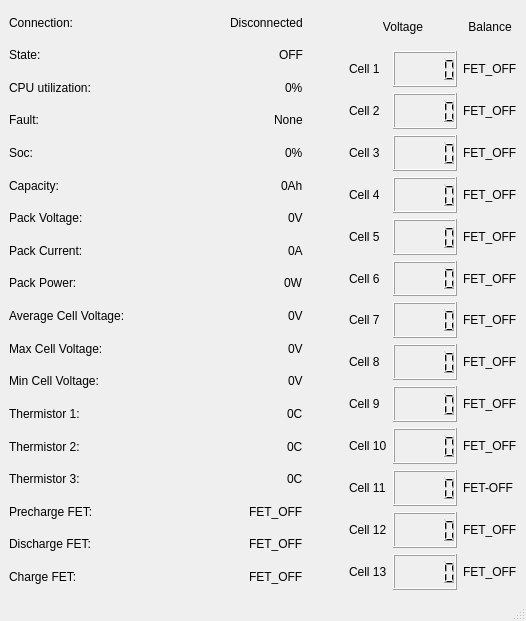
<?xml version="1.0" encoding="UTF-8"?>
<ui version="4.0">
 <class>MainWindow</class>
 <widget class="QMainWindow" name="MainWindow">
  <property name="geometry">
   <rect>
    <x>0</x>
    <y>0</y>
    <width>526</width>
    <height>621</height>
   </rect>
  </property>
  <property name="windowTitle">
   <string>MTB1000 BMS Dashboard</string>
  </property>
  <property name="windowIcon">
   <iconset>
    <normaloff>icon.png</normaloff>icon.png</iconset>
  </property>
  <widget class="QWidget" name="centralwidget">
   <layout class="QHBoxLayout" name="horizontalLayout">
    <item>
     <layout class="QVBoxLayout" name="verticalLayout">
      <item>
       <layout class="QHBoxLayout" name="horizontalLayout_2">
        <item>
         <widget class="QLabel" name="label">
          <property name="text">
           <string>Connection:</string>
          </property>
         </widget>
        </item>
        <item>
         <spacer name="horizontalSpacer">
          <property name="orientation">
           <enum>Qt::Horizontal</enum>
          </property>
          <property name="sizeHint" stdset="0">
           <size>
            <width>40</width>
            <height>20</height>
           </size>
          </property>
         </spacer>
        </item>
        <item>
         <widget class="QLabel" name="connectionLabel">
          <property name="text">
           <string>Disconnected</string>
          </property>
         </widget>
        </item>
       </layout>
      </item>
      <item>
       <layout class="QHBoxLayout" name="horizontalLayout_20">
        <item>
         <widget class="QLabel" name="label_17">
          <property name="text">
           <string>State:</string>
          </property>
         </widget>
        </item>
        <item>
         <spacer name="horizontalSpacer_4">
          <property name="orientation">
           <enum>Qt::Horizontal</enum>
          </property>
          <property name="sizeHint" stdset="0">
           <size>
            <width>40</width>
            <height>20</height>
           </size>
          </property>
         </spacer>
        </item>
        <item>
         <widget class="QLabel" name="stateLabel">
          <property name="text">
           <string>OFF</string>
          </property>
         </widget>
        </item>
       </layout>
      </item>
      <item>
       <layout class="QHBoxLayout" name="horizontalLayout_29">
        <item>
         <widget class="QLabel" name="label_4">
          <property name="text">
           <string>CPU utilization:</string>
          </property>
         </widget>
        </item>
        <item>
         <spacer name="horizontalSpacer_2">
          <property name="orientation">
           <enum>Qt::Horizontal</enum>
          </property>
          <property name="sizeHint" stdset="0">
           <size>
            <width>40</width>
            <height>20</height>
           </size>
          </property>
         </spacer>
        </item>
        <item>
         <widget class="QLabel" name="cpuLabel">
          <property name="text">
           <string>0%</string>
          </property>
         </widget>
        </item>
       </layout>
      </item>
      <item>
       <layout class="QHBoxLayout" name="horizontalLayout_23">
        <item>
         <widget class="QLabel" name="label_20">
          <property name="text">
           <string>Fault:</string>
          </property>
         </widget>
        </item>
        <item>
         <spacer name="horizontalSpacer_5">
          <property name="orientation">
           <enum>Qt::Horizontal</enum>
          </property>
          <property name="sizeHint" stdset="0">
           <size>
            <width>40</width>
            <height>20</height>
           </size>
          </property>
         </spacer>
        </item>
        <item>
         <widget class="QLabel" name="faultLabel">
          <property name="text">
           <string>None</string>
          </property>
         </widget>
        </item>
       </layout>
      </item>
      <item>
       <layout class="QHBoxLayout" name="horizontalLayout_19">
        <item>
         <widget class="QLabel" name="label_2">
          <property name="text">
           <string>Soc:</string>
          </property>
         </widget>
        </item>
        <item>
         <spacer name="horizontalSpacer_6">
          <property name="orientation">
           <enum>Qt::Horizontal</enum>
          </property>
          <property name="sizeHint" stdset="0">
           <size>
            <width>40</width>
            <height>20</height>
           </size>
          </property>
         </spacer>
        </item>
        <item>
         <widget class="QLabel" name="socLabel">
          <property name="text">
           <string>0%</string>
          </property>
         </widget>
        </item>
       </layout>
      </item>
      <item>
       <layout class="QHBoxLayout" name="horizontalLayout_18">
        <item>
         <widget class="QLabel" name="label_18">
          <property name="text">
           <string>Capacity:</string>
          </property>
         </widget>
        </item>
        <item>
         <spacer name="horizontalSpacer_7">
          <property name="orientation">
           <enum>Qt::Horizontal</enum>
          </property>
          <property name="sizeHint" stdset="0">
           <size>
            <width>40</width>
            <height>20</height>
           </size>
          </property>
         </spacer>
        </item>
        <item>
         <widget class="QLabel" name="capacityLabel">
          <property name="text">
           <string>0Ah</string>
          </property>
         </widget>
        </item>
       </layout>
      </item>
      <item>
       <layout class="QHBoxLayout" name="horizontalLayout_43">
        <item>
         <widget class="QLabel" name="label_28">
          <property name="text">
           <string>Pack Voltage:</string>
          </property>
         </widget>
        </item>
        <item>
         <spacer name="horizontalSpacer_8">
          <property name="orientation">
           <enum>Qt::Horizontal</enum>
          </property>
          <property name="sizeHint" stdset="0">
           <size>
            <width>40</width>
            <height>20</height>
           </size>
          </property>
         </spacer>
        </item>
        <item>
         <widget class="QLabel" name="packVoltageLabel">
          <property name="text">
           <string>0V</string>
          </property>
         </widget>
        </item>
       </layout>
      </item>
      <item>
       <layout class="QHBoxLayout" name="horizontalLayout_44">
        <item>
         <widget class="QLabel" name="label_31">
          <property name="text">
           <string>Pack Current:</string>
          </property>
         </widget>
        </item>
        <item>
         <spacer name="horizontalSpacer_9">
          <property name="orientation">
           <enum>Qt::Horizontal</enum>
          </property>
          <property name="sizeHint" stdset="0">
           <size>
            <width>40</width>
            <height>20</height>
           </size>
          </property>
         </spacer>
        </item>
        <item>
         <widget class="QLabel" name="packCurrentLabel">
          <property name="text">
           <string>0A</string>
          </property>
         </widget>
        </item>
       </layout>
      </item>
      <item>
       <layout class="QHBoxLayout" name="horizontalLayout_45">
        <item>
         <widget class="QLabel" name="label_32">
          <property name="text">
           <string>Pack Power:</string>
          </property>
         </widget>
        </item>
        <item>
         <spacer name="horizontalSpacer_10">
          <property name="orientation">
           <enum>Qt::Horizontal</enum>
          </property>
          <property name="sizeHint" stdset="0">
           <size>
            <width>40</width>
            <height>20</height>
           </size>
          </property>
         </spacer>
        </item>
        <item>
         <widget class="QLabel" name="packPowerLabel">
          <property name="text">
           <string>0W</string>
          </property>
         </widget>
        </item>
       </layout>
      </item>
      <item>
       <layout class="QHBoxLayout" name="horizontalLayout_21">
        <item>
         <widget class="QLabel" name="label_21">
          <property name="text">
           <string>Average Cell Voltage:</string>
          </property>
         </widget>
        </item>
        <item>
         <spacer name="horizontalSpacer_11">
          <property name="orientation">
           <enum>Qt::Horizontal</enum>
          </property>
          <property name="sizeHint" stdset="0">
           <size>
            <width>40</width>
            <height>20</height>
           </size>
          </property>
         </spacer>
        </item>
        <item>
         <widget class="QLabel" name="avgCellLabel">
          <property name="text">
           <string>0V</string>
          </property>
         </widget>
        </item>
       </layout>
      </item>
      <item>
       <layout class="QHBoxLayout" name="horizontalLayout_22">
        <item>
         <widget class="QLabel" name="label_22">
          <property name="text">
           <string>Max Cell Voltage:</string>
          </property>
         </widget>
        </item>
        <item>
         <spacer name="horizontalSpacer_12">
          <property name="orientation">
           <enum>Qt::Horizontal</enum>
          </property>
          <property name="sizeHint" stdset="0">
           <size>
            <width>40</width>
            <height>20</height>
           </size>
          </property>
         </spacer>
        </item>
        <item>
         <widget class="QLabel" name="maxCellLabel">
          <property name="text">
           <string>0V</string>
          </property>
         </widget>
        </item>
       </layout>
      </item>
      <item>
       <layout class="QHBoxLayout" name="horizontalLayout_5">
        <item>
         <widget class="QLabel" name="label_19">
          <property name="text">
           <string>Min Cell Voltage:</string>
          </property>
         </widget>
        </item>
        <item>
         <spacer name="horizontalSpacer_13">
          <property name="orientation">
           <enum>Qt::Horizontal</enum>
          </property>
          <property name="sizeHint" stdset="0">
           <size>
            <width>40</width>
            <height>20</height>
           </size>
          </property>
         </spacer>
        </item>
        <item>
         <widget class="QLabel" name="minCellLabel">
          <property name="text">
           <string>0V</string>
          </property>
         </widget>
        </item>
       </layout>
      </item>
      <item>
       <layout class="QHBoxLayout" name="horizontalLayout_28">
        <item>
         <widget class="QLabel" name="label_24">
          <property name="text">
           <string>Thermistor 1:</string>
          </property>
         </widget>
        </item>
        <item>
         <spacer name="horizontalSpacer_14">
          <property name="orientation">
           <enum>Qt::Horizontal</enum>
          </property>
          <property name="sizeHint" stdset="0">
           <size>
            <width>40</width>
            <height>20</height>
           </size>
          </property>
         </spacer>
        </item>
        <item>
         <widget class="QLabel" name="thermistor1Label">
          <property name="text">
           <string>0C</string>
          </property>
         </widget>
        </item>
       </layout>
      </item>
      <item>
       <layout class="QHBoxLayout" name="horizontalLayout_27">
        <item>
         <widget class="QLabel" name="label_25">
          <property name="text">
           <string>Thermistor 2:</string>
          </property>
         </widget>
        </item>
        <item>
         <spacer name="horizontalSpacer_15">
          <property name="orientation">
           <enum>Qt::Horizontal</enum>
          </property>
          <property name="sizeHint" stdset="0">
           <size>
            <width>40</width>
            <height>20</height>
           </size>
          </property>
         </spacer>
        </item>
        <item>
         <widget class="QLabel" name="thermistor2Label">
          <property name="text">
           <string>0C</string>
          </property>
         </widget>
        </item>
       </layout>
      </item>
      <item>
       <layout class="QHBoxLayout" name="horizontalLayout_26">
        <item>
         <widget class="QLabel" name="label_26">
          <property name="text">
           <string>Thermistor 3:</string>
          </property>
         </widget>
        </item>
        <item>
         <spacer name="horizontalSpacer_16">
          <property name="orientation">
           <enum>Qt::Horizontal</enum>
          </property>
          <property name="sizeHint" stdset="0">
           <size>
            <width>40</width>
            <height>20</height>
           </size>
          </property>
         </spacer>
        </item>
        <item>
         <widget class="QLabel" name="thermistor3Label">
          <property name="text">
           <string>0C</string>
          </property>
         </widget>
        </item>
       </layout>
      </item>
      <item>
       <layout class="QHBoxLayout" name="horizontalLayout_25">
        <item>
         <widget class="QLabel" name="label_27">
          <property name="text">
           <string>Precharge FET:</string>
          </property>
         </widget>
        </item>
        <item>
         <spacer name="horizontalSpacer_17">
          <property name="orientation">
           <enum>Qt::Horizontal</enum>
          </property>
          <property name="sizeHint" stdset="0">
           <size>
            <width>40</width>
            <height>20</height>
           </size>
          </property>
         </spacer>
        </item>
        <item>
         <widget class="QLabel" name="prechargeFetLabel">
          <property name="text">
           <string>FET_OFF</string>
          </property>
         </widget>
        </item>
       </layout>
      </item>
      <item>
       <layout class="QHBoxLayout" name="horizontalLayout_42">
        <item>
         <widget class="QLabel" name="label_29">
          <property name="text">
           <string>Discharge FET:</string>
          </property>
         </widget>
        </item>
        <item>
         <spacer name="horizontalSpacer_18">
          <property name="orientation">
           <enum>Qt::Horizontal</enum>
          </property>
          <property name="sizeHint" stdset="0">
           <size>
            <width>40</width>
            <height>20</height>
           </size>
          </property>
         </spacer>
        </item>
        <item>
         <widget class="QLabel" name="dischargeFetLabel">
          <property name="text">
           <string>FET_OFF</string>
          </property>
         </widget>
        </item>
       </layout>
      </item>
      <item>
       <layout class="QHBoxLayout" name="horizontalLayout_24">
        <item>
         <widget class="QLabel" name="label_30">
          <property name="text">
           <string>Charge FET:</string>
          </property>
         </widget>
        </item>
        <item>
         <spacer name="horizontalSpacer_19">
          <property name="orientation">
           <enum>Qt::Horizontal</enum>
          </property>
          <property name="sizeHint" stdset="0">
           <size>
            <width>40</width>
            <height>20</height>
           </size>
          </property>
         </spacer>
        </item>
        <item>
         <widget class="QLabel" name="chargeFetLabel">
          <property name="text">
           <string>FET_OFF</string>
          </property>
         </widget>
        </item>
       </layout>
      </item>
     </layout>
    </item>
    <item>
     <spacer name="horizontalSpacer_3">
      <property name="orientation">
       <enum>Qt::Horizontal</enum>
      </property>
      <property name="sizeType">
       <enum>QSizePolicy::Fixed</enum>
      </property>
      <property name="sizeHint" stdset="0">
       <size>
        <width>40</width>
        <height>20</height>
       </size>
      </property>
     </spacer>
    </item>
    <item>
     <layout class="QVBoxLayout" name="verticalLayout_2">
      <item>
       <widget class="QLabel" name="label_33">
        <property name="text">
         <string>Voltage</string>
        </property>
        <property name="alignment">
         <set>Qt::AlignCenter</set>
        </property>
       </widget>
      </item>
      <item>
       <layout class="QHBoxLayout" name="horizontalLayout_3">
        <item>
         <widget class="QLabel" name="label_3">
          <property name="text">
           <string>Cell 1</string>
          </property>
         </widget>
        </item>
        <item>
         <widget class="QLCDNumber" name="vc1">
          <property name="smallDecimalPoint">
           <bool>false</bool>
          </property>
          <property name="digitCount">
           <number>5</number>
          </property>
         </widget>
        </item>
       </layout>
      </item>
      <item>
       <layout class="QHBoxLayout" name="horizontalLayout_6">
        <item>
         <widget class="QLabel" name="label_5">
          <property name="text">
           <string>Cell 2</string>
          </property>
         </widget>
        </item>
        <item>
         <widget class="QLCDNumber" name="vc2">
          <property name="digitCount">
           <number>5</number>
          </property>
         </widget>
        </item>
       </layout>
      </item>
      <item>
       <layout class="QHBoxLayout" name="horizontalLayout_17">
        <item>
         <widget class="QLabel" name="label_6">
          <property name="text">
           <string>Cell 3</string>
          </property>
         </widget>
        </item>
        <item>
         <widget class="QLCDNumber" name="vc3">
          <property name="digitCount">
           <number>5</number>
          </property>
         </widget>
        </item>
       </layout>
      </item>
      <item>
       <layout class="QHBoxLayout" name="horizontalLayout_7">
        <item>
         <widget class="QLabel" name="label_7">
          <property name="text">
           <string>Cell 4</string>
          </property>
         </widget>
        </item>
        <item>
         <widget class="QLCDNumber" name="vc4">
          <property name="digitCount">
           <number>5</number>
          </property>
         </widget>
        </item>
       </layout>
      </item>
      <item>
       <layout class="QHBoxLayout" name="horizontalLayout_16">
        <item>
         <widget class="QLabel" name="label_8">
          <property name="text">
           <string>Cell 5</string>
          </property>
         </widget>
        </item>
        <item>
         <widget class="QLCDNumber" name="vc5">
          <property name="digitCount">
           <number>5</number>
          </property>
         </widget>
        </item>
       </layout>
      </item>
      <item>
       <layout class="QHBoxLayout" name="horizontalLayout_15">
        <item>
         <widget class="QLabel" name="label_9">
          <property name="text">
           <string>Cell 6</string>
          </property>
         </widget>
        </item>
        <item>
         <widget class="QLCDNumber" name="vc6">
          <property name="digitCount">
           <number>5</number>
          </property>
         </widget>
        </item>
       </layout>
      </item>
      <item>
       <layout class="QHBoxLayout" name="horizontalLayout_14">
        <item>
         <widget class="QLabel" name="label_10">
          <property name="text">
           <string>Cell 7</string>
          </property>
         </widget>
        </item>
        <item>
         <widget class="QLCDNumber" name="vc7">
          <property name="digitCount">
           <number>5</number>
          </property>
         </widget>
        </item>
       </layout>
      </item>
      <item>
       <layout class="QHBoxLayout" name="horizontalLayout_8">
        <item>
         <widget class="QLabel" name="label_11">
          <property name="text">
           <string>Cell 8</string>
          </property>
         </widget>
        </item>
        <item>
         <widget class="QLCDNumber" name="vc8">
          <property name="digitCount">
           <number>5</number>
          </property>
         </widget>
        </item>
       </layout>
      </item>
      <item>
       <layout class="QHBoxLayout" name="horizontalLayout_13">
        <item>
         <widget class="QLabel" name="label_12">
          <property name="text">
           <string>Cell 9</string>
          </property>
         </widget>
        </item>
        <item>
         <widget class="QLCDNumber" name="vc9">
          <property name="digitCount">
           <number>5</number>
          </property>
         </widget>
        </item>
       </layout>
      </item>
      <item>
       <layout class="QHBoxLayout" name="horizontalLayout_12">
        <item>
         <widget class="QLabel" name="label_13">
          <property name="text">
           <string>Cell 10</string>
          </property>
         </widget>
        </item>
        <item>
         <widget class="QLCDNumber" name="vc10">
          <property name="digitCount">
           <number>5</number>
          </property>
         </widget>
        </item>
       </layout>
      </item>
      <item>
       <layout class="QHBoxLayout" name="horizontalLayout_11">
        <item>
         <widget class="QLabel" name="label_14">
          <property name="text">
           <string>Cell 11</string>
          </property>
         </widget>
        </item>
        <item>
         <widget class="QLCDNumber" name="vc11">
          <property name="digitCount">
           <number>5</number>
          </property>
         </widget>
        </item>
       </layout>
      </item>
      <item>
       <layout class="QHBoxLayout" name="horizontalLayout_10">
        <item>
         <widget class="QLabel" name="label_15">
          <property name="text">
           <string>Cell 12</string>
          </property>
         </widget>
        </item>
        <item>
         <widget class="QLCDNumber" name="vc12">
          <property name="digitCount">
           <number>5</number>
          </property>
         </widget>
        </item>
       </layout>
      </item>
      <item>
       <layout class="QHBoxLayout" name="horizontalLayout_9">
        <item>
         <widget class="QLabel" name="label_16">
          <property name="text">
           <string>Cell 13</string>
          </property>
         </widget>
        </item>
        <item>
         <widget class="QLCDNumber" name="vc13">
          <property name="digitCount">
           <number>5</number>
          </property>
         </widget>
        </item>
       </layout>
      </item>
     </layout>
    </item>
    <item>
     <layout class="QVBoxLayout" name="verticalLayout_3">
      <item>
       <widget class="QLabel" name="label_34">
        <property name="text">
         <string>Balance</string>
        </property>
        <property name="alignment">
         <set>Qt::AlignCenter</set>
        </property>
       </widget>
      </item>
      <item>
       <layout class="QHBoxLayout" name="horizontalLayout_4">
        <item>
         <widget class="QLabel" name="cb1">
          <property name="text">
           <string>FET_OFF</string>
          </property>
         </widget>
        </item>
       </layout>
      </item>
      <item>
       <layout class="QHBoxLayout" name="horizontalLayout_32">
        <item>
         <widget class="QLabel" name="cb2">
          <property name="text">
           <string>FET_OFF</string>
          </property>
         </widget>
        </item>
       </layout>
      </item>
      <item>
       <layout class="QHBoxLayout" name="horizontalLayout_41">
        <item>
         <widget class="QLabel" name="cb3">
          <property name="text">
           <string>FET_OFF</string>
          </property>
         </widget>
        </item>
       </layout>
      </item>
      <item>
       <layout class="QHBoxLayout" name="horizontalLayout_40">
        <item>
         <widget class="QLabel" name="cb4">
          <property name="text">
           <string>FET_OFF</string>
          </property>
         </widget>
        </item>
       </layout>
      </item>
      <item>
       <layout class="QHBoxLayout" name="horizontalLayout_39">
        <item>
         <widget class="QLabel" name="cb5">
          <property name="text">
           <string>FET_OFF</string>
          </property>
         </widget>
        </item>
       </layout>
      </item>
      <item>
       <layout class="QHBoxLayout" name="horizontalLayout_38">
        <item>
         <widget class="QLabel" name="cb6">
          <property name="text">
           <string>FET_OFF</string>
          </property>
         </widget>
        </item>
       </layout>
      </item>
      <item>
       <layout class="QHBoxLayout" name="horizontalLayout_37">
        <item>
         <widget class="QLabel" name="cb7">
          <property name="text">
           <string>FET_OFF</string>
          </property>
         </widget>
        </item>
       </layout>
      </item>
      <item>
       <layout class="QHBoxLayout" name="horizontalLayout_36">
        <item>
         <widget class="QLabel" name="cb8">
          <property name="text">
           <string>FET_OFF</string>
          </property>
         </widget>
        </item>
       </layout>
      </item>
      <item>
       <layout class="QHBoxLayout" name="horizontalLayout_35">
        <item>
         <widget class="QLabel" name="cb9">
          <property name="text">
           <string>FET_OFF</string>
          </property>
         </widget>
        </item>
       </layout>
      </item>
      <item>
       <layout class="QHBoxLayout" name="horizontalLayout_34">
        <item>
         <widget class="QLabel" name="cb10">
          <property name="text">
           <string>FET_OFF</string>
          </property>
         </widget>
        </item>
       </layout>
      </item>
      <item>
       <layout class="QHBoxLayout" name="horizontalLayout_33">
        <item>
         <widget class="QLabel" name="cb11">
          <property name="text">
           <string>FET-OFF</string>
          </property>
         </widget>
        </item>
       </layout>
      </item>
      <item>
       <layout class="QHBoxLayout" name="horizontalLayout_31">
        <item>
         <widget class="QLabel" name="cb12">
          <property name="text">
           <string>FET_OFF</string>
          </property>
         </widget>
        </item>
       </layout>
      </item>
      <item>
       <layout class="QHBoxLayout" name="horizontalLayout_30">
        <item>
         <widget class="QLabel" name="cb13">
          <property name="text">
           <string>FET_OFF</string>
          </property>
         </widget>
        </item>
       </layout>
      </item>
     </layout>
    </item>
   </layout>
  </widget>
  <widget class="QMenuBar" name="menubar">
   <property name="geometry">
    <rect>
     <x>0</x>
     <y>0</y>
     <width>526</width>
     <height>26</height>
    </rect>
   </property>
  </widget>
  <widget class="QStatusBar" name="statusbar"/>
 </widget>
 <resources/>
 <connections/>
</ui>
